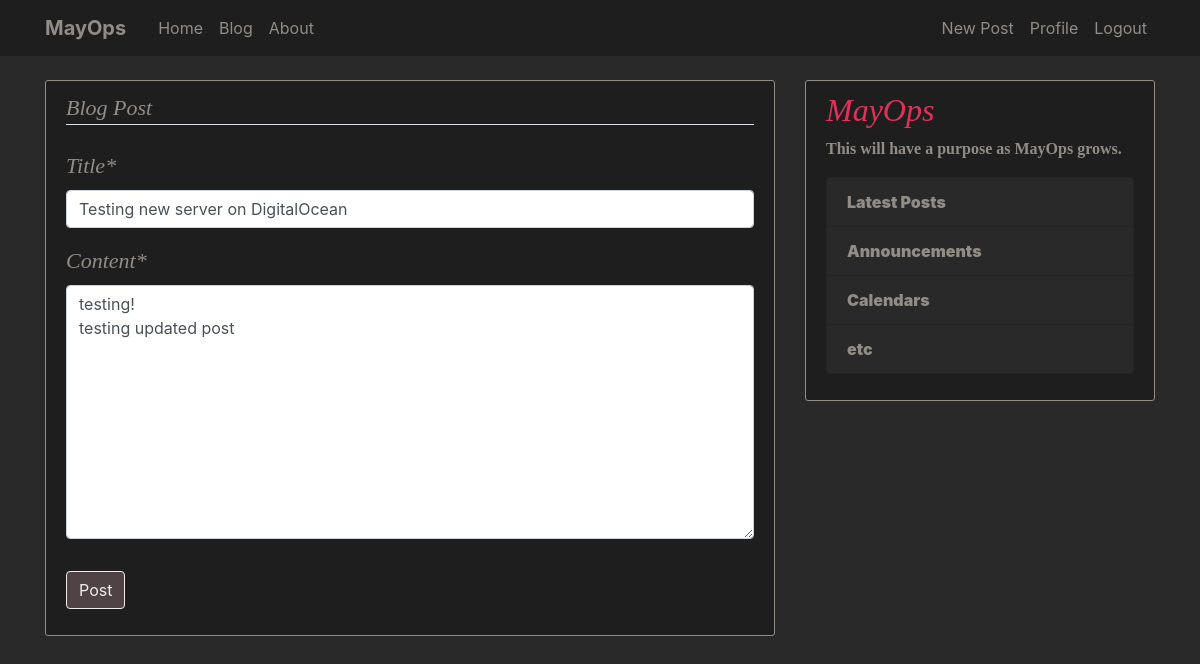
Screenshot of /post/12/update/ (signed in) with the database file from the repository.
### homepage/models.py (models this page shows, shortened)
class Post(models.Model):
    title = models.CharField(max_length=100)
    content = models.TextField()
    date_posted = models.DateTimeField(default=timezone.now)
    author = models.ForeignKey(User, on_delete=models.CASCADE)

### homepage/views.py (the view, shortened to what this page needs)
# urls.py: path('post/<int:pk>/update/', PostUpdateView.as_view(), name="post-update"),
class PostUpdateView(LoginRequiredMixin, UserPassesTestMixin, UpdateView):
    model = Post
    fields = ['title', 'content']
    def test_func(self):
        post = self.get_object()
        if self.request.user == post.author:
            return True
        return False

### homepage/templates/homepage/post_form.html (shortened to what this page needs)
{% extends "homepage/base.html" %}
{% load crispy_forms_tags %}
{% block content %}
    <div class="content-section">
        <form method="POST">
            <fieldset class="form-group">
                <legend class="border-bottom mb-4">Blog Post</legend>
                {{ form|crispy }}
            </fieldset>
            <div class="form-group">
                <button class="btn btn-outline-info" type="submit">Post</button>
            </div>
        </form>
    </div>
{% endblock content %}

### homepage/static/homepage/main.css (style rules this page uses)
body { background: rgb(41, 41, 41); color: #333333; margin-top: 5rem; }
.content-section { background: rgb(30, 30, 30); padding: 10px 20px; border: 1px solid rgb(146, 140, 134); border-radius: 3px; margin-bottom: 20px; }
.btn { color: rgb(238, 237, 235); background-color: rgb(79, 67, 70); border-color: rgb(238, 237, 235); }
label { font-family:adobe-garamond-pro-n4, adobe-garamond-pro, serif; font-size:22px; font-style:italic; font-weight:400; color: rgb(146, 140, 134); }
legend { font-family:adobe-garamond-pro-n4, adobe-garamond-pro, serif; font-size:22px; font-style:italic; font-weight:400; color: rgb(146, 140, 134); }
.form-control { color: #495057; background-color: #fff; }

### rows the page displays
Post: title "Testing new server on DigitalOcean", content "testing! testing updated post"
